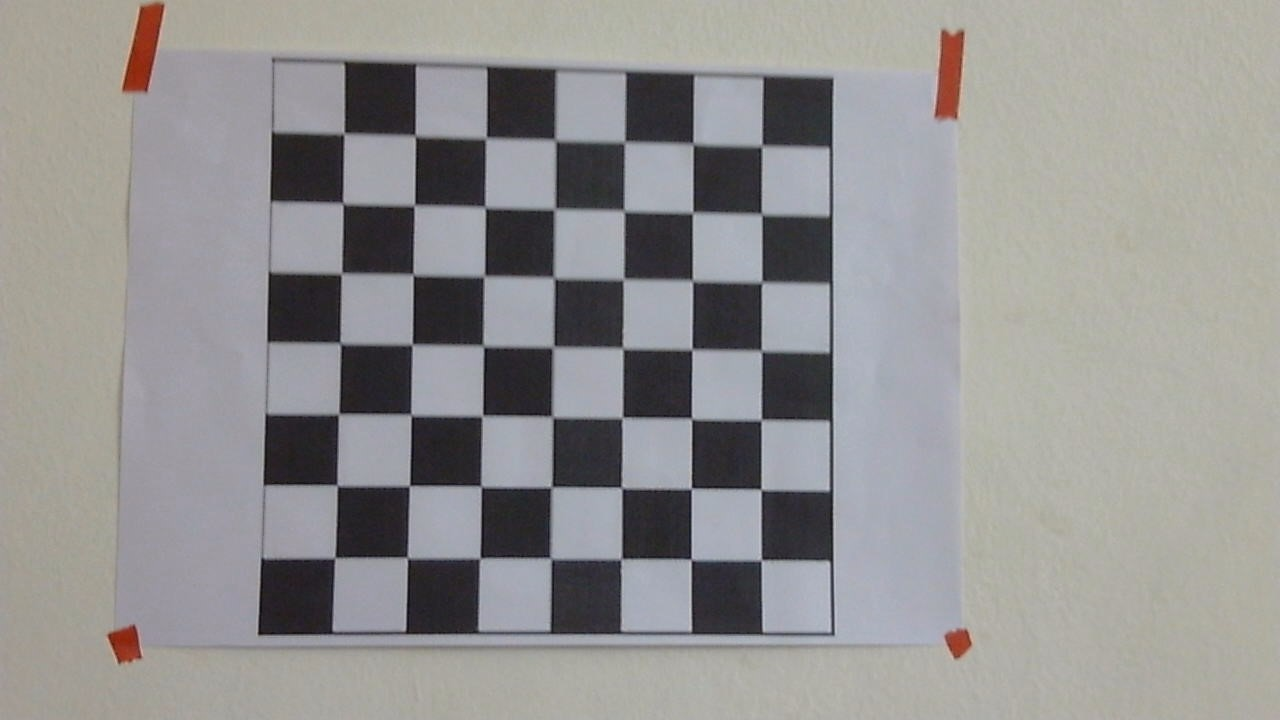
#> input picture Lab/lab_VSC_files/images/WIN_20230130_21_55_10_Pro.jpg, 1280 x 720 px; its folder holds only this picture in this run
$ jupyter execute camera_calibrations.ipynb
#> lines starting #> are read from the running program, lines starting #| are printed output that depends on the picture; after the words box and inside, x2 and y2 are one past the last pixel; in counts of white or black regions, pixels touching at a corner belong together; long printed decimals are rounded
[cell 1]
import cv2
import numpy as np
import os
import glob

[cell 2]
CHECKERBOARD = (7,7)
criteria = (cv2.TERM_CRITERIA_EPS + cv2.TERM_CRITERIA_MAX_ITER, 30, 0.001)

[cell 3]
# Creating vector to store vectors of 3D points for each checkerboard image
objpoints = []
# Creating vector to store vectors of 2D points for each checkerboard image
imgpoints = []

[cell 4]
objp = np.zeros((1, CHECKERBOARD[0] * CHECKERBOARD[1], 3), np.float32)
objp[0,:,:2] = np.mgrid[0:CHECKERBOARD[0], 0:CHECKERBOARD[1]].T.reshape(-1, 2)
prev_img_shape = None

[cell 5]
# Extracting path of individual image stored in a given directory
images = glob.glob('./images/*.jpg')
for fname in images:
    img = cv2.imread(fname)
#> img is the input picture: shape (720, 1280, 3); mean B, G, R 145.9, 146.7, 148
    gray = cv2.cvtColor(img,cv2.COLOR_BGR2GRAY)
    # Find the chess board corners
    # If desired number of corners are found in the image then ret = true
    ret, corners = cv2.findChessboardCorners(gray, CHECKERBOARD, cv2.CALIB_CB_ADAPTIVE_THRESH + cv2.CALIB_CB_FAST_CHECK + cv2.CALIB_CB_NORMALIZE_IMAGE)
#> ret = True; corners = 49 rows, first 8: [344, 133.5], [415.5, 135.5], [482.7, 140.4], [558.1, 143], [626.2, 144.3], [693, 144], [762, 146], [341.4, 205.4]

    """
    If desired number of corner are detected,
    we refine the pixel coordinates and display
    them on the images of checker board
    """
    if ret == True:
        objpoints.append(objp)
        # refining pixel coordinates for given 2d points.
        corners2 = cv2.cornerSubPix(gray, corners, (11,11),(-1,-1), criteria)
#> corners2 = 49 rows, first 8: [344, 133.5], [415.1, 135.7], [486.1, 137.9], [555.2, 139.9], [624.6, 141.8], [693, 143.7], [761.8, 145.9], [342.7, 203.3]

        imgpoints.append(corners2)

        # Draw and display the corners
        img = cv2.drawChessboardCorners(img, CHECKERBOARD, corners2, ret)
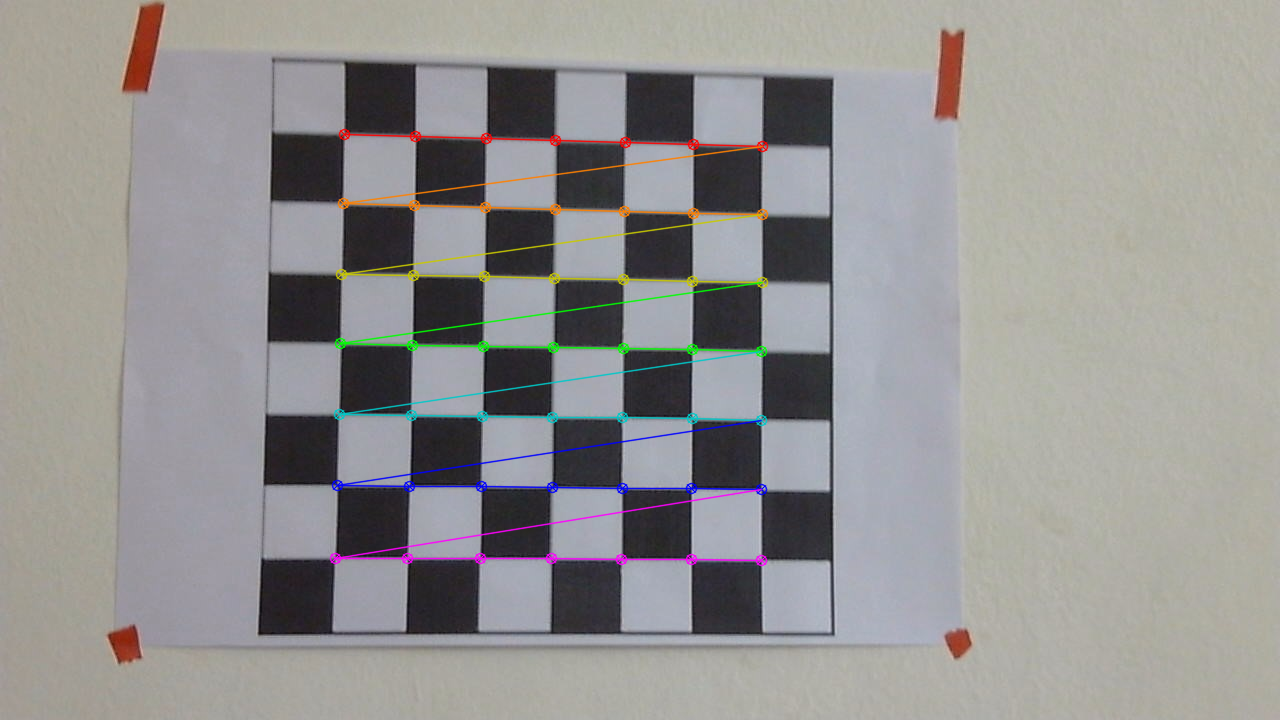
#> img: shape (720, 1280, 3); 2.21% of pixels changed, all inside (x1, y1, x2, y2) = (329, 128, 769, 567)

    cv2.imshow('img',img)
    cv2.waitKey(0)

cv2.destroyAllWindows()

h,w = img.shape[:2]

[cell 6]
ret, mtx, dist, rvecs, tvecs = cv2.calibrateCamera(objpoints, imgpoints, gray.shape[::-1], None, None)
#> ret = 0.276; mtx = [[2054.8, 0, 570.3], [0, 2038.6, 338.8], [0, 0, 1]]; dist = [[1.27, -68.48, 0.00578, -0.00525, 1499.8]]; rvecs = ([-0.0794, -0.101, 0.0142],); tvecs = ([-3.2, -2.93, 29.34],)

print("Camera matrix : \n")
print(mtx)
#| [[2.05479811e+03 0.00000000e+00 5.70300331e+02]
#|  [0.00000000e+00 2.03856367e+03 3.38838440e+02]
#|  [0.00000000e+00 0.00000000e+00 1.00000000e+00]]
print("dist : \n")
print(dist)
#| [[ 1.26561248e+00 -6.84797299e+01  5.77891917e-03 -5.25348878e-03
#|    1.49977108e+03]]
print("rvecs : \n")
print(rvecs)
#| (array([[-0.07936],
#|        [-0.1007],
#|        [ 0.01422]]),)
print("tvecs : \n")
print(tvecs)
#| (array([[-3.196 ],
#|        [-2.928],
#|        [29.339]]),)


$ run again, on Lab/lab_VSC_files/images/WIN_20230130_21_55_47_Pro.jpg
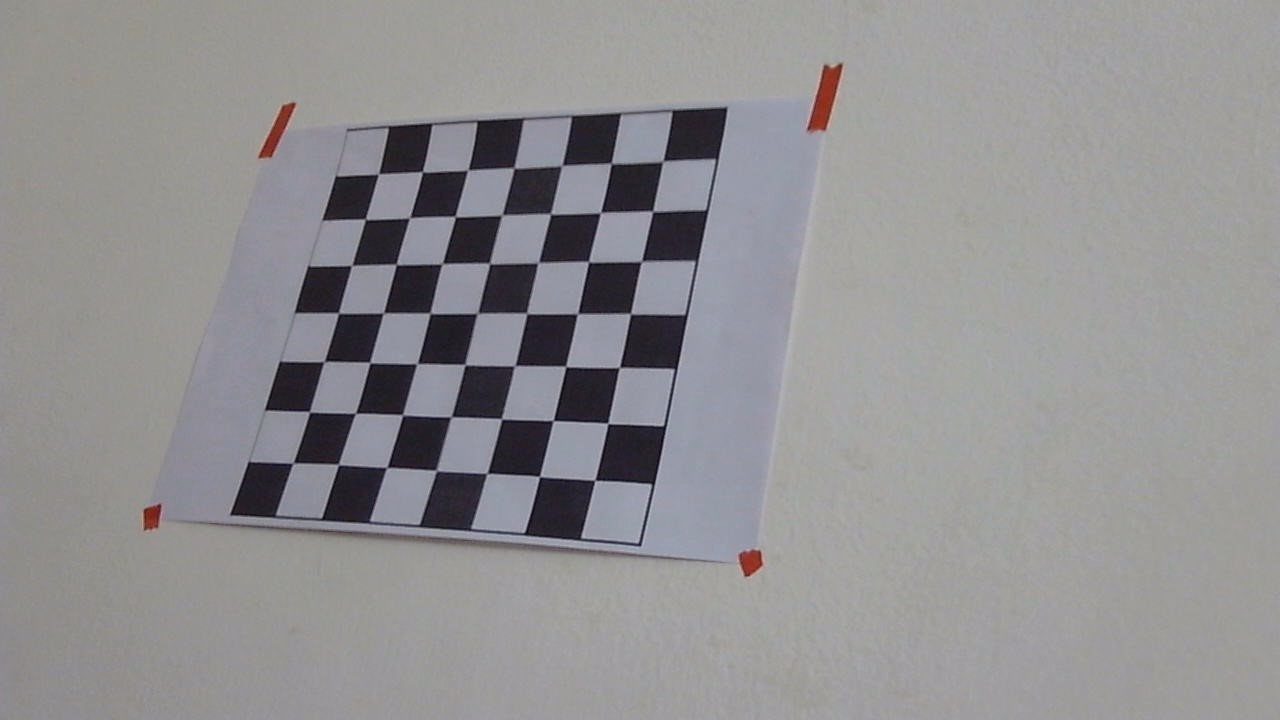
#> input picture Lab/lab_VSC_files/images/WIN_20230130_21_55_47_Pro.jpg, 1280 x 720 px
#> img is the input picture: shape (720, 1280, 3); mean B, G, R 145.8, 144.2, 145.4
#> `ret, corners = cv2.findChessboardCorners(gray, CHECKERBOARD, cv2.CALIB..`: ret = True; corners = 49 rows, first 8: [664.3, 163.2], [651.4, 212.7], [642.8, 262.6], [628.7, 314.5], [619.5, 367.5], [606.8, 423.6], [595.4, 481.5], [609.6, 165]
#> corners2 = 49 rows, first 8: [662.9, 161.3], [652.7, 211.3], [641.4, 261.5], [630.6, 313.7], [619.3, 367.5], [607.9, 423.4], [595, 480.3], [611.3, 163.3]
#> `img = cv2.drawChessboardCorners(img, CHECKERBOARD, corners2, ret)`:
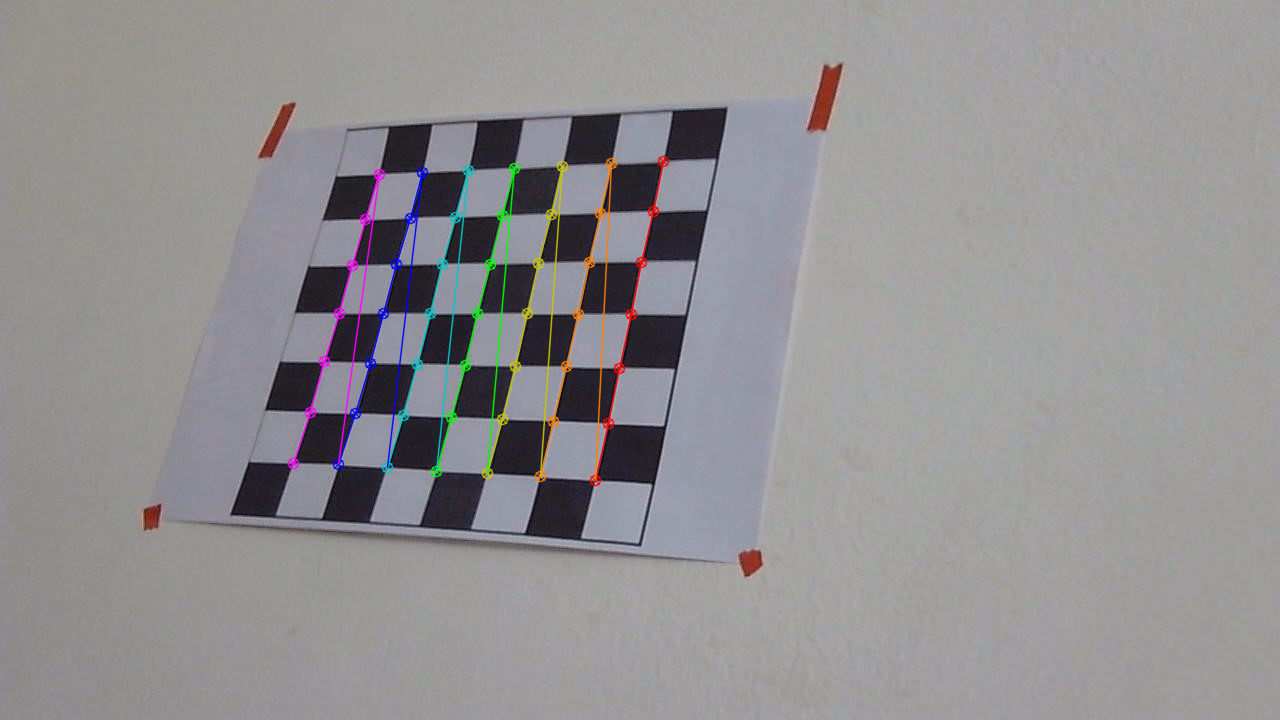
#> img: shape (720, 1280, 3); 1.72% of pixels changed, all inside (x1, y1, x2, y2) = (287, 155, 670, 487)
#> `ret, mtx, dist, rvecs, tvecs = cv2.calibrateCamera(objpoints, imgpoint..`: ret = 0.527; mtx = [[1549.7, 0, 630.4], [0, 1408.9, 283.1], [0, 0, 1]]; dist = [[-0.114, 5.74, 0.00453, -0.0276, -33.95]]; rvecs = ([0.125, 0.707, 1.61],); tvecs = ([0.545, -2.25, 25.85],)
#| [[1.54973756e+03 0.00000000e+00 6.30412624e+02]
#|  [0.00000000e+00 1.40893435e+03 2.83067993e+02]
#|  [0.00000000e+00 0.00000000e+00 1.00000000e+00]]
#| [[-1.13761948e-01  5.74465835e+00  4.52636410e-03 -2.75769411e-02
#|   -3.39542100e+01]]
#| (array([[0.1251],
#|        [0.7072],
#|        [1.605]]),)
#| (array([[ 0.5452],
#|        [-2.245],
#|        [25.848]]),)

$ run again, on Lab/lab_VSC_files/images/WIN_20230130_21_55_50_Pro.jpg
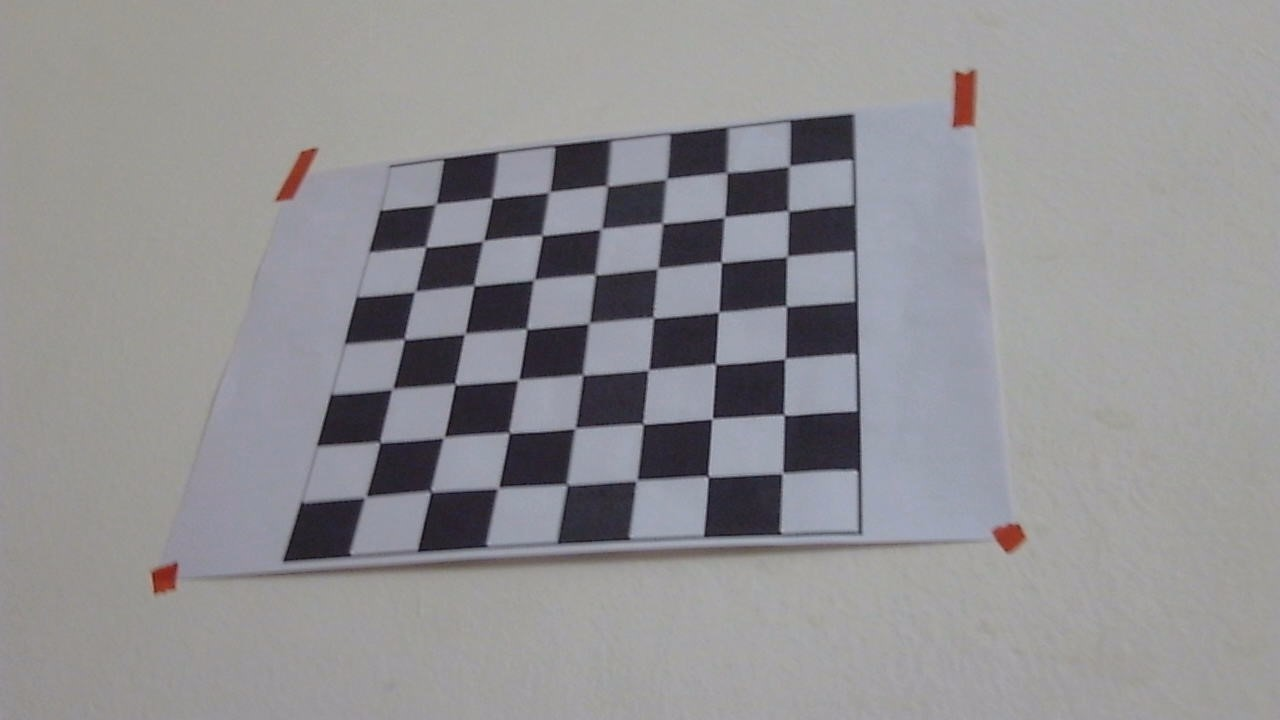
#> input picture Lab/lab_VSC_files/images/WIN_20230130_21_55_50_Pro.jpg, 1280 x 720 px
#> img is the input picture: shape (720, 1280, 3); mean B, G, R 147.1, 144.4, 145.3
#> `ret, corners = cv2.findChessboardCorners(gray, CHECKERBOARD, cv2.CALIB..`: ret = True; corners = 49 rows, first 8: [788.5, 166], [786.7, 212.9], [787, 256.5], [786, 306], [786.9, 359.4], [783.2, 416.9], [783.5, 474.4], [726, 173]
#> corners2 = 49 rows, first 8: [789.2, 166.1], [788.4, 210.9], [787.1, 256.5], [786.3, 306.2], [784.8, 358.8], [783.9, 414.9], [782.3, 473.3], [727, 172.5]
#> `img = cv2.drawChessboardCorners(img, CHECKERBOARD, corners2, ret)`:
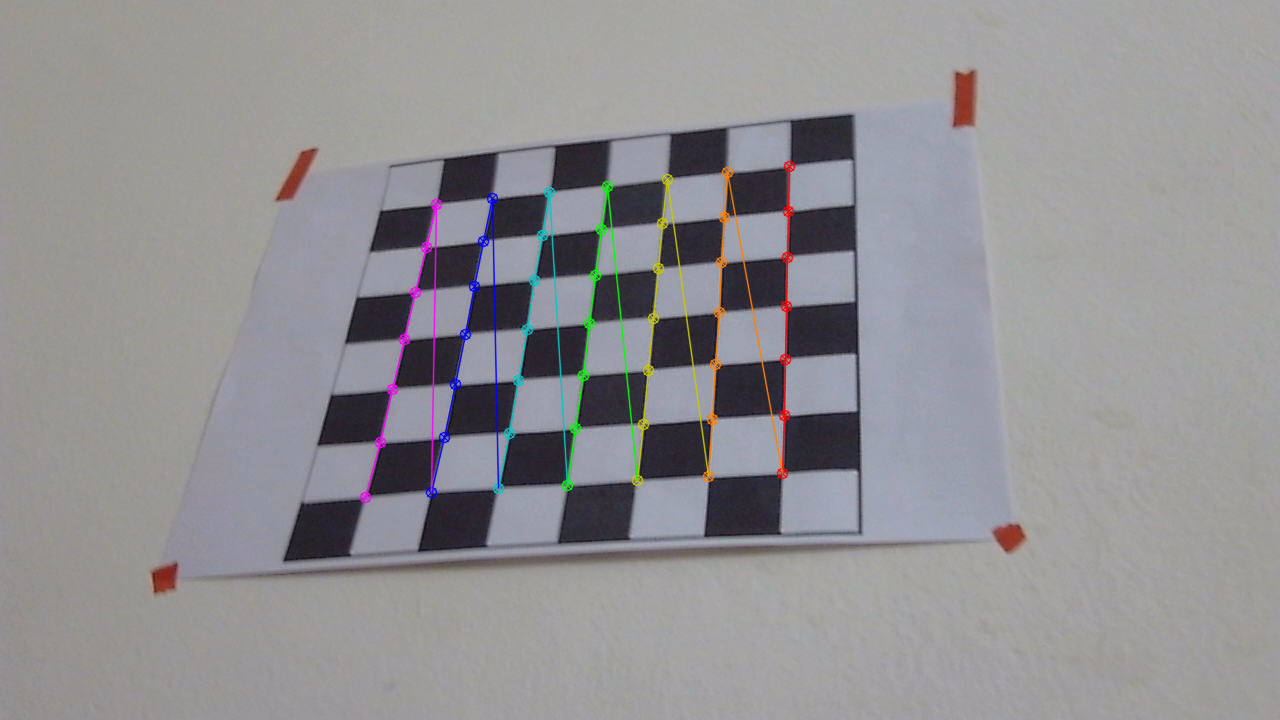
#> img: shape (720, 1280, 3); 1.7% of pixels changed, all inside (x1, y1, x2, y2) = (359, 160, 796, 504)
#> `ret, mtx, dist, rvecs, tvecs = cv2.calibrateCamera(objpoints, imgpoint..`: ret = 0.644; mtx = [[1237.8, 0, 753], [0, 1054.9, 313.6], [0, 0, 1]]; dist = [[-0.341, 4.16, -0.00309, -0.0171, -14.42]]; rvecs = ([-0.221, 0.608, 1.49],); tvecs = ([0.57, -2.71, 19.23],)
#| [[1.23777209e+03 0.00000000e+00 7.52970144e+02]
#|  [0.00000000e+00 1.05488075e+03 3.13632386e+02]
#|  [0.00000000e+00 0.00000000e+00 1.00000000e+00]]
#| [[-3.41180195e-01  4.16022269e+00 -3.08534759e-03 -1.70966590e-02
#|   -1.44157902e+01]]
#| (array([[-0.2212],
#|        [ 0.6082],
#|        [ 1.487 ]]),)
#| (array([[ 0.5704],
#|        [-2.708],
#|        [19.234]]),)

$ run again, on Lab/lab_VSC_files/images/WIN_20230130_21_55_55_Pro.jpg
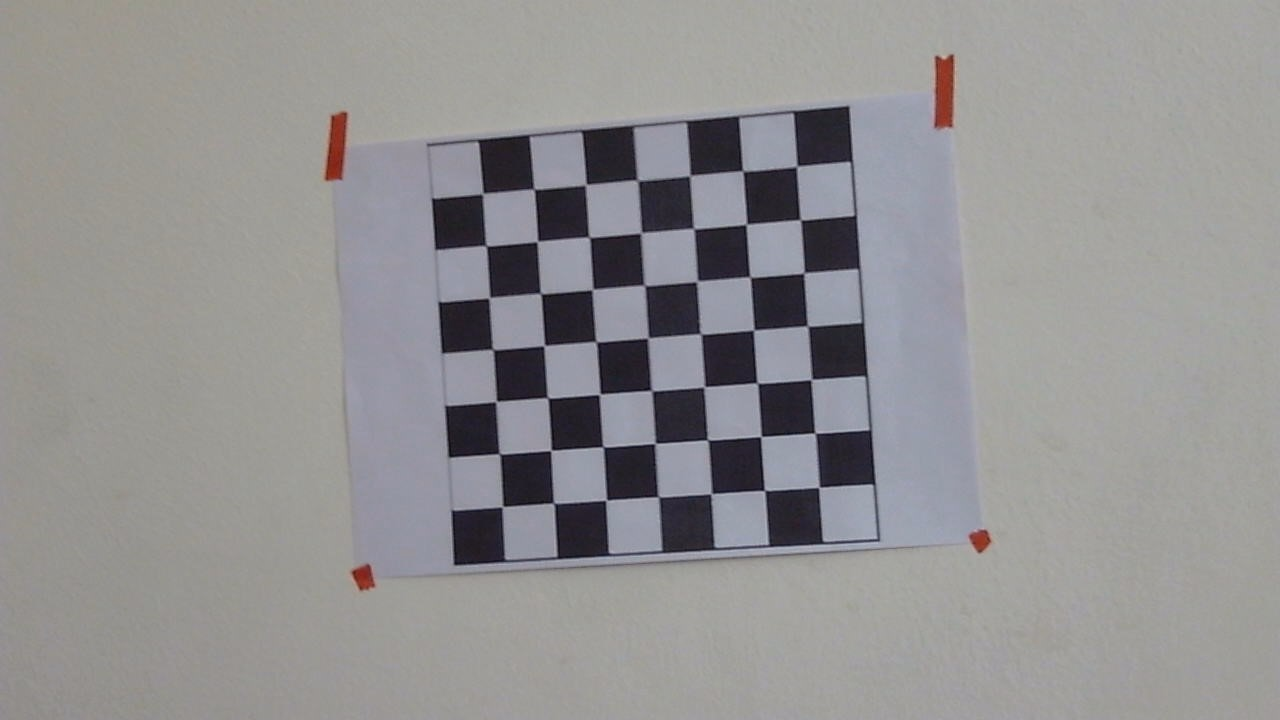
#> input picture Lab/lab_VSC_files/images/WIN_20230130_21_55_55_Pro.jpg, 1280 x 720 px
#> img is the input picture: shape (720, 1280, 3); mean B, G, R 145.9, 145.3, 146.4
#> `ret, corners = cv2.findChessboardCorners(gray, CHECKERBOARD, cv2.CALIB..`: ret = True; corners = 49 rows, first 8: [796.5, 166.5], [801.8, 218.2], [805, 274.6], [806.1, 327.7], [810.5, 377.7], [815.5, 431.5], [817.9, 485.8], [743, 171]
#> corners2 = 49 rows, first 8: [796.8, 166.4], [800.4, 219.9], [803.9, 273.1], [807.6, 326.1], [811.3, 379.5], [815, 433.1], [819, 487.4], [742.8, 170.9]
#> `img = cv2.drawChessboardCorners(img, CHECKERBOARD, corners2, ret)`:
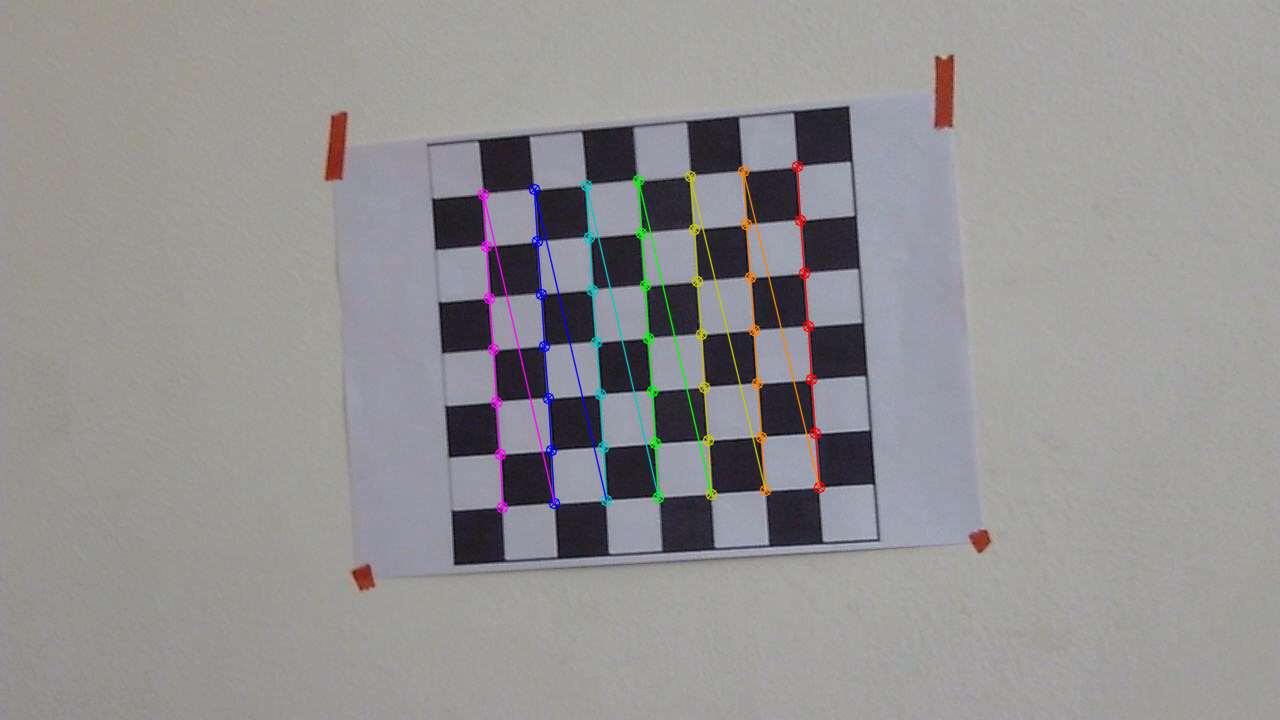
#> img: shape (720, 1280, 3); 1.76% of pixels changed, all inside (x1, y1, x2, y2) = (477, 160, 826, 514)
#> `ret, mtx, dist, rvecs, tvecs = cv2.calibrateCamera(objpoints, imgpoint..`: ret = 0.213; mtx = [[3850.5, 0, 667.6], [0, 3672.4, 350.2], [0, 0, 1]]; dist = [[2.72, -286.2, 0.0206, 0.00253, 2107.7]]; rvecs = ([0.226, 0.271, 1.49],); tvecs = ([2.3, -3.44, 68.9],)
#| [[3.85051879e+03 0.00000000e+00 6.67569420e+02]
#|  [0.00000000e+00 3.67236685e+03 3.50215271e+02]
#|  [0.00000000e+00 0.00000000e+00 1.00000000e+00]]
#| [[ 2.72291164e+00 -2.86166982e+02  2.05981959e-02  2.52897408e-03
#|    2.10766407e+03]]
#| (array([[0.226],
#|        [0.2712 ],
#|        [1.487]]),)
#| (array([[ 2.299],
#|        [-3.442 ],
#|        [68.897]]),)
